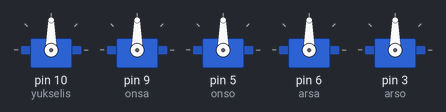
A sketch run on a simulated Arduino Uno, built with avr-gcc and run on an emulated ATmega328P. Shown: 5 × servo. What the sketch prints to the serial monitor is not drawn.

Above: at 0.1 s.
At 1.1 s:
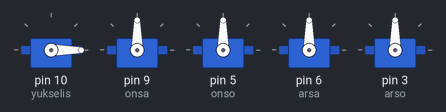
Timing chart, 0 to 2.6 s (numbered marks = the images above):
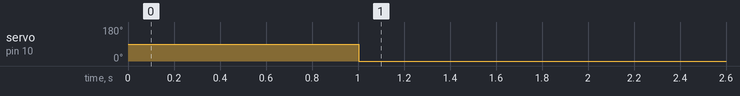

Measured:
- by itself, servo on pin 10 (yukselis): 90° → 0° at 1.0 s

The sketch:

vehicle.ino
```cpp
#include <Servo.h>
#include <mcp2515.h>

#define maxdeger 1940 //max 2000 oluyor escler 1000-2000 arası calisir
#define mindeger 1060
//Motorları tersine çevirmek için açıklama satırlarını iptal edin
//#define TERSONSAG
#define TERSONSOL
//#define TERSARKASOL
#define TERSARKASAG

struct can_frame canMsg; // gelen mesaj
struct can_frame canSnd; // giden mesaj

MCP2515 mcp2515(8);

int valueJoyStick_X_1 = 0;
int valueJoyStick_Y_1 = 0;
int valueJoyStick_X_2 = 0;
int valueJoyStick_Y_2 = 0;


Servo yukselis, onsa, onso, arsa, arso;

int yuk_deger, onsa_deger, onso_deger, arsa_deger, arso_deger;

int canbus_deadline=1000;
int lasttime,currenttime;

union ArrayToInteger {
    byte array[2];
    int integer;
} converter;

union ArrayToDouble {
    byte array[4];
    double number;
} doubler;


void setup()
{
    Serial.begin(115200);
    Serial.println("Basladi.");
    SPI.begin();


    mcp2515.reset();
    mcp2515.setBitrate(CAN_125KBPS,MCP_8MHZ);
    mcp2515.setNormalMode();

    yukselis.attach(10, 1000, 2000);
    onsa.attach(9, 1000, 2000);
    onso.attach(5, 1000, 2000);
    arsa.attach(6, 1000, 2000);
    arso.attach(3, 1000, 2000);


}

void loop()
{
currenttime=millis();
    if (mcp2515.readMessage(&canMsg) == MCP2515::ERROR_OK)
    {
    Serial.print(canMsg.can_id, HEX); // print ID
    Serial.print(" ");
    Serial.print(canMsg.can_dlc, HEX); // print DLC
    Serial.print(" ");

    for (int i = 0; i<canMsg.can_dlc; i++)  {  // print the data
      Serial.print(canMsg.data[i],HEX);
      Serial.print(" ");
    }
        if (canMsg.can_id == 0x02)
        {
            for (int i = 0; i < canMsg.can_dlc; i += 2)
            {
                converter.array[1] = canMsg.data[i];
                converter.array[0] = canMsg.data[i + 1];
                if (i == 0)
                    valueJoyStick_X_1 = converter.integer;
                else if (i == 2)
                    valueJoyStick_Y_1 = converter.integer;
                else if (i == 4)
                    valueJoyStick_X_2 = converter.integer;
                else if (i == 6)
                    valueJoyStick_Y_2 = converter.integer;
            }

            //Joystick değerlerinin anlamlı verilere dönüştürülmesi
            // Bu kısım itici dizilimine göre değiştirilir.
            // Joystickleri analiz edip her motor için etkisinin + ve - değerleri ile belirlenmesi gereklidir.
            yukselis.writeMicroseconds(3000-valueJoyStick_X_1);
            onsa_deger = 1500 + (valueJoyStick_X_2 - 1500) - (valueJoyStick_Y_2 - 1500);
            onso_deger = 1500 + (valueJoyStick_X_2 - 1500) + (valueJoyStick_Y_2 - 1500);
            arsa_deger = 1500 + (valueJoyStick_X_2 - 1500) - (valueJoyStick_Y_2 - 1500);
            arso_deger = 1500 + (valueJoyStick_X_2 - 1500) + (valueJoyStick_Y_2 - 1500);
            #ifdef TERSONSOL
            onso_deger=3000-onso_deger;
            #endif
            #ifdef TERSONSAG
            onsa_deger=3000-onsa_deger;
            #endif
            #ifdef TERSARKASOL
            arso_deger=3000-arso_deger;
            #endif
            #ifdef TERSARKASAG
            arsa_deger=3000-arsa_deger;
            #endif
            Serial.println(onsa_deger);
            Serial.println(onso_deger);
            Serial.println(arsa_deger);
            Serial.println(arso_deger);

            if (onsa_deger >= maxdeger) onsa_deger = maxdeger;
            else if (onsa_deger <= mindeger) onsa_deger = mindeger;
            if (arsa_deger >= maxdeger) arsa_deger = maxdeger;
            else if (arsa_deger <= mindeger) arsa_deger = mindeger;
            if (onso_deger >= maxdeger) onso_deger = maxdeger;
            else if (onso_deger <= mindeger) onso_deger = mindeger;
            if (arso_deger >= maxdeger) arso_deger = maxdeger;
            else if (arso_deger <= mindeger) arso_deger = mindeger;
              onsa.writeMicroseconds(onsa_deger);
              onso.writeMicroseconds(onso_deger);
              arsa.writeMicroseconds(arsa_deger);
              arso.writeMicroseconds(arso_deger);
            delay(5);

            Serial.print(valueJoyStick_X_1);
            Serial.print("--");
            Serial.print(valueJoyStick_Y_1);
            Serial.print("--");
            Serial.print(valueJoyStick_X_2);
            Serial.print("--");
            Serial.print(valueJoyStick_Y_2);
            Serial.println("--");

        }
        lasttime=currenttime;
    }
    else if(currenttime-lasttime>canbus_deadline)
    {
              yukselis.writeMicroseconds(1000);
              onsa.writeMicroseconds(1500);
              onso.writeMicroseconds(1500);
              arsa.writeMicroseconds(1500);
              arso.writeMicroseconds(1500);
              lasttime=currenttime;
    }
}
```
